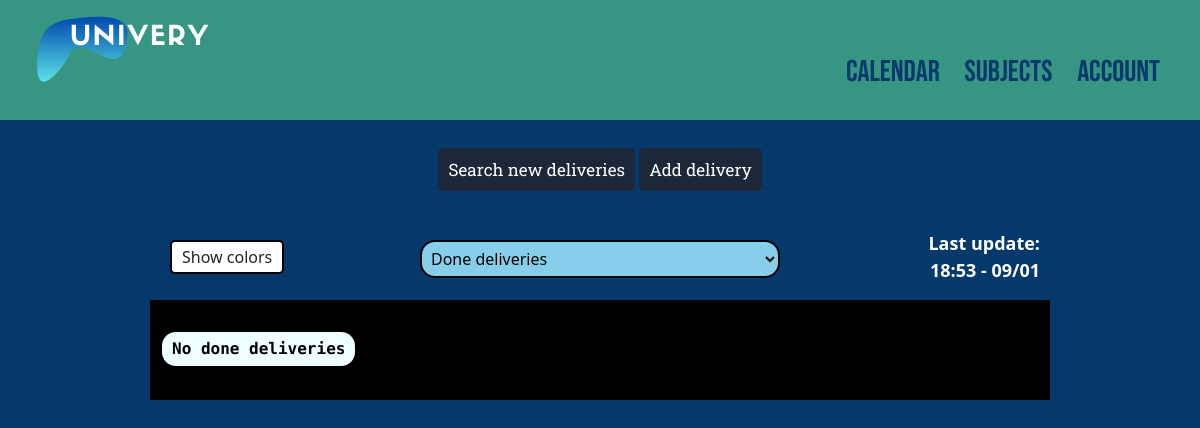
The app's page /done (signed in), older data.
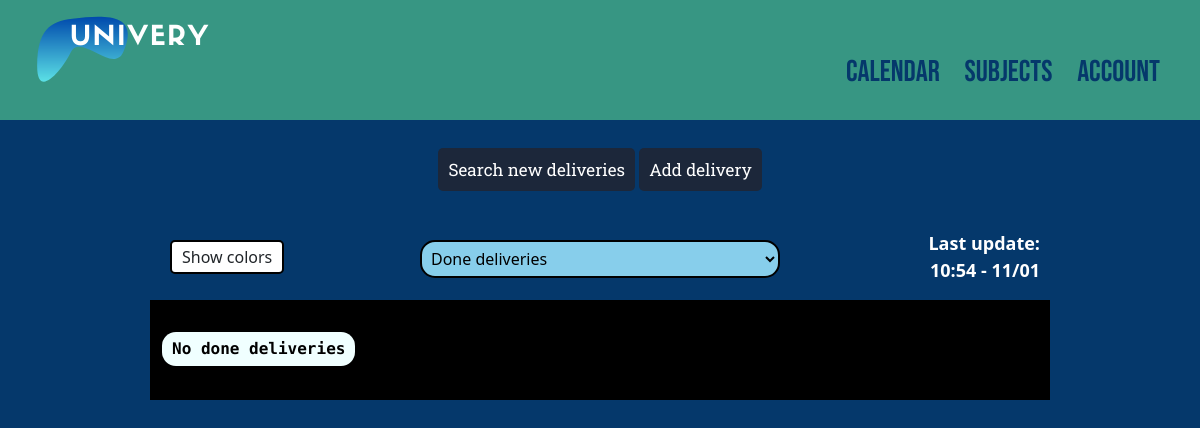
The same page, newer data.
### app/models.py (models this page shows, shortened)
class User(db.Model, UserMixin):
    id = db.Column(db.Integer, primary_key=True)
    fullname = db.Column(db.String(70), nullable=False)
    identification = db.Column(db.String(15), unique=True, nullable=False)
    password = db.Column(db.String(60), nullable=False)
    last_update = db.Column(db.DateTime, nullable=True)
    deliveries = db.relationship("UserDelivery", back_populates="user")
    subjects = db.relationship("UserSubject", back_populates="user")

### app/main/routes.py (the view)
@main.route("/done")
@login_required
def done_deliveries():
    return render_template('delivery/done-deliveries.html', title="Done",
            deliveries=filter_deliveries(
                current_user.deliveries,
                lambda d: d.isDone and not d.isEliminated),
            date_format=DATE_FORMAT)

### app/deliveries/utils.py (called while the page is built)
def filter_deliveries(deliveries, restriction):
    deliveries = [(
        ud.delivery,
        USbySubject(ud.delivery.subject_id)
        ) for ud in deliveries if restriction(ud) #and ud.delivery.toDate > datetime.now()
    ]
    return sorted(deliveries, key=lambda x: x[0].toDate)

### app/models.py (called while the page is built)
@login_manager.user_loader
def load_user(user_id):
    return User.query.get(int(user_id))

### app/templates/delivery/done-deliveries.html (shortened to what this page needs)
{% extends "home.html" %}
{% block deliveries %}
<div class="menu">
    <div class="colors">
        <p id="colors-btn">Show colors</p>
    </div>
    <div class="dropdown">
        <select class="delivery-dropdown" id="delivery-type"  onchange="deliveryType()">
            <option selected value="done">Done deliveries</option>
        </select>
    </div>
    {% if current_user.last_update %}
        <div class="last-update">
            <p>Last update: <br>{{current_user.last_update.strftime("%H:%M - %d/%m") }}</p>
        </div>
    {% endif %}
</div>
<div id="done" class="delivery-container">
    {% if deliveries|length > 0 %}
        {% for delivery, subject in deliveries %}
            <div onclick="openPopup([
                    '{{delivery.name}}',
                    '{{delivery.description}}',
                    '{{delivery.toDate}}',
                    '{{delivery.url}}',
                    'Undone',
                    '{{subject.subject.name}}',
                    '{{subject.subject.identification}}',
                    '{{delivery.id}}'
                    ], '/done')"
                    class="delivery-block" style="background-color: {{subject.color}};">
                <div class="delivery-name">
                    <p>{{delivery.name}}</p>
                </div>
                <div class="delivery-date">
                    <p class="time">{{delivery.toDate}}</p>
                </div>
            </div>
        {% endfor %}
    {% else %}
        <div class="delivery-block" style="background-color:black">
                <div class="delivery-name">
                    <p class="vcenter">No done deliveries</p>
                </div>
        </div>
    {% endif %}
</div>
{% endblock deliveries %}

### app/templates/home.html (shortened to what this page needs)
{% extends "base.html" %}
{% block content %}
<div class="home">
    <div class="waiting-loading">
        <div id="waiting" class="refresh-box">
            <p>
                <a id="refresh-text" class="refresh-text" href="{{ url_for('deliveries.update_deliveries', next=request.endpoint) }}">Search new deliveries</a>
                <a class="refresh-text" href="{{ url_for('deliveries.add_delivery', next=request.endpoint) }}">Add delivery</a>
            </p>
        </div>
    </div>
    {% block deliveries %}{% endblock deliveries %}
</div>
{% endblock content %}

### app/templates/base.html (shortened to what this page needs)
<html lang="en">
<head>
    <link rel="stylesheet" type="text/css" href="/static/main.css">
    <link href="https://cdn.jsdelivr.net/npm/bootstrap@5.0.0-beta1/dist/css/bootstrap.min.css" rel="stylesheet">
</head>
<body style="background-color: #05386b;">
    <header class="header">
        <div class="header-left">
            <a href="{{ url_for('main.home') }}">
                <img id="logo" src="/static/web_pics/logo.png" alt="">
            </a>
        </div>
        <div class="header-right">
            <ul class="links">
                {% if current_user.is_authenticated %}
                {% if "calendar" in request.endpoint %}
                <li><a href="{{ url_for('main.home') }}">List</a></li>
                {% else %}
                <li><a href="{{ url_for('deliveries.calendar') }}">Calendar</a></li>
                {% endif %}
                <li><a href="{{ url_for('subjects.subjects_page') }}">Subjects</a></li>
                <li><a href="{{ url_for('users.account') }}">Account</a></li>
                {% else %}
                <li><a href="{{ url_for('users.login') }}">Login</a></li>
                <li><a href="{{ url_for('users.register') }}">Register</a></li>
                {% endif %}
            </ul>
        </div>
    </header>
    {% block content %}{% endblock %}
</body>
</html>
</html>

### app/static/main.css (style rules this page uses)
* { margin: 0; padding: 0; -webkit-box-sizing: border-box; box-sizing: border-box; }
.header { background-color: #379683; width: 100%; height: 120px; }
.header-right { width: 70%; height: 100%; float: right; }
.header-left { width: 30%; height: 100%; float: left; }
.links { font-size: 30px; font-family: "Bebas Neue", cursive; float: right; margin-right: 20px; margin-top: 50px; }
.links li { margin-right: 20px; display: inline; }
.links li a { color: #05386b; text-decoration: none; }
#logo { -webkit-transform: translate(0, -150px); transform: translate(0, -150px); }
.colors { float: left; width: 30%; height: 100%; }
.colors p { width: -webkit-fit-content; width: -moz-fit-content; width: fit-content; margin-left: 20px; margin-top: 20px; padding: 3px 10px; border: 2px solid black; border-radius: 5px; background-color: white; cursor: help; }
.last-update { float: left; width: 30%; height: 100%; }
.last-update p { text-align: right; font-size: 18px; color: white; font-weight: 600; margin-top: 10px; margin-right: 10px; }
.dropdown { height: 100%; float: left; width: 40%; }
.delivery-dropdown { width: 100%; margin-top: 20px; float: center; background-color: skyblue; padding: 5px; border: 2px solid black; border-radius: 15px; }
.delivery-container { width: calc(min(80%, 900px)); margin: 10px auto; height: 450px; overflow-y: scroll; font-family: "Xanh Mono", monospace; }
.delivery-block { border: 2px solid black; height: 100px; margin-bottom: 0px; cursor: pointer; }
.delivery-name { width: 80%; float: left; height: 100px; padding: 30px 0 10px 10px; }
.delivery-name p { background-color: azure; color: black; width: -webkit-fit-content; width: -moz-fit-content; width: fit-content; font-weight: 700; padding: 5px 10px; border-radius: 14px; }
.menu { width: calc(min(80%, 900px)); margin: 0 auto; height: 70px; }
.waiting-loading { font-family: "Roboto Slab", serif; font-size: 17px; }
.refresh-box { height: 100px; text-align: center; line-height: 100px; vertical-align: middle; }
.refresh-text { background-color: #1c273a; padding: 10px; border-radius: 5px; text-decoration: none; color: white; -webkit-transition: 0.3s ease; transition: 0.3s ease; }

Row changes from the older to the newer data that the page shows:
changed User: last_update "18:53 - 09/01" → "10:54 - 11/01"
